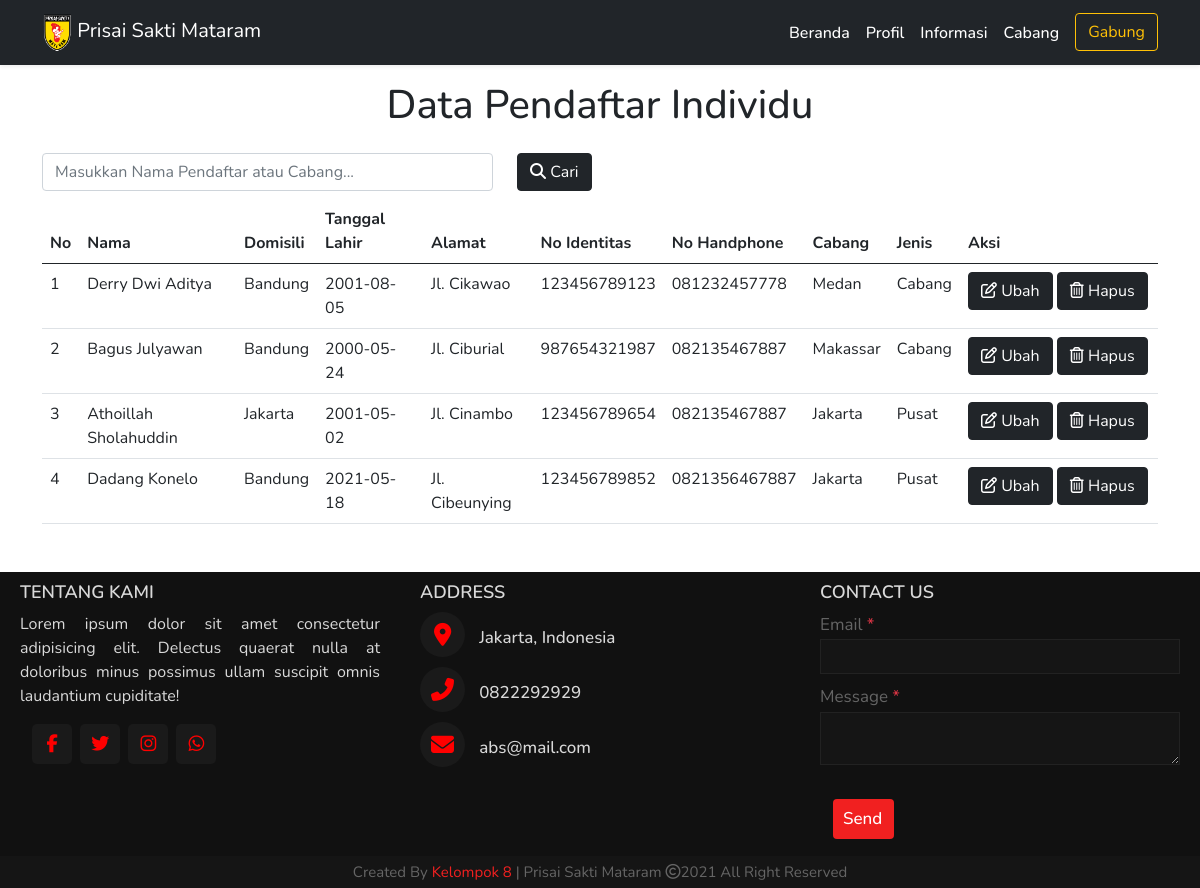
/data_pendaftar_individu.php (signed in), run on an earlier commit of the app's database.
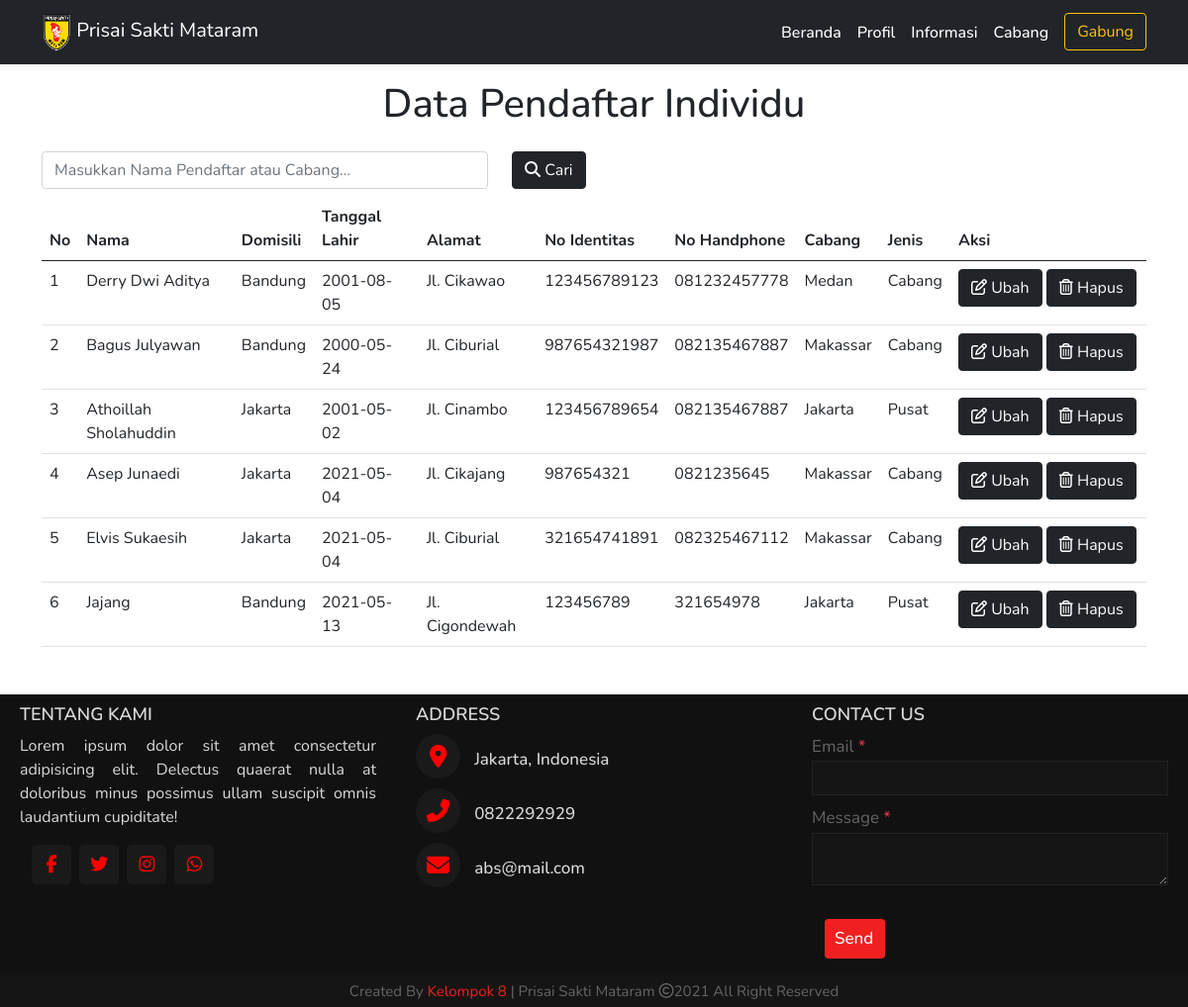
And on a later commit of the database.
### tables this page shows
CREATE TABLE `daftar_individu` (
  `id` int(9) NOT NULL,
  `nama` varchar(50) NOT NULL,
  `domisili` varchar(100) NOT NULL,
  `tanggal_lahir` date NOT NULL,
  `alamat` varchar(100) NOT NULL,
  `no_ktp` varchar(25) NOT NULL,
  `no_telp` varchar(50) NOT NULL,
  `cabang` varchar(50) NOT NULL
);

### functions.php (called while the page is built, shortened)
<?php
  $namaServer = "localhost";
  $user = "root";
  $password = "";
  $database = "psm";
  $koneksi = mysqli_connect($namaServer, $user, $password, $database) or die ("Koneksi Gagal");
  function query($query) {
    global $koneksi;
    $result = mysqli_query($koneksi, $query);
    $rows = [];
    while($row = mysqli_fetch_assoc($result)) {
      $rows[] = $row;
    }
    return $rows;
  }
?>

### data_pendaftar_individu.php (the view, shortened to what this page needs)
<?php
$pendaftar_individu = query("SELECT *, jenis_cabang(cabang) as 'jenis_cabang' FROM daftar_individu");
?>
<!DOCTYPE html>
<html lang="en">
<head>
  <link href="https://cdn.jsdelivr.net/npm/bootstrap@5.0.0-beta2/dist/css/bootstrap.min.css" rel="stylesheet" />
  <link rel="stylesheet" href="style.css" />
  <link href="https://repo.rachmat.id/jquery-ui-1.12.1/jquery-ui.css" rel="stylesheet">
</head>
<body>
  <nav class="navbar navbar-expand-lg navbar-dark bg-dark shadow-sm sticky-top">
    <div class="container">
      <a class="navbar-brand" href="index.php">
        <img src="img/Logo_PSM.png" alt="" width="30" height="39" />
        Prisai Sakti Mataram
      </a>
      <div class="collapse navbar-collapse" id="navbarNav">
        <ul class="navbar-nav ms-auto">
          <li class="nav-item">
            <a class="nav-link active" aria-current="page" href="index.php">Beranda</a>
          </li>
          <li class="nav-item">
            <a class="nav-link active" aria-current="page" href="profil.php">Profil</a>
          </li>
          <li class="nav-item">
            <a class="nav-link active" aria-current="page" href="informasi.php">Informasi</a>
          </li>
          <li class="nav-item">
            <a class="nav-link active" aria-current="page" href="cabang_locator.php">Cabang</a>
          </li>
          <li class="nav-item ps-2">
            <a href="index.php#gabung"><button class="btn btn-outline-warning" type="submit">Gabung</button></a>
          </li>
        </ul>
      </div>
    </div>
  </nav>
  <h1 class="text-center my-3">Data Pendaftar Individu</h1>
  <section class="container">
    <form action="" method="POST">
      <div class="row justify-content-start">
        <div class="col-5 my-2">
          <input class="form-control" type="search" placeholder="Masukkan Nama Pendaftar atau Cabang..." aria-label="Cari" name="keyword" autocomplete="off">
        </div>
        <div class="col-3 my-2">
          <button class="btn btn-dark" type="submit" name="cari"><i class="fas fa-search"></i> Cari</button>
        </div>
      </div>
    </form>
    <?php if (!empty($pendaftar_individu)) : ?>
      <table class="table table-hover mb-5">
        <thead>
          <tr>
            <th scope="col">No</th>
            <th scope="col">Nama</th>
            <th scope="col">Domisili</th>
            <th scope="col">Tanggal Lahir</th>
            <th scope="col">Alamat</th>
            <th scope="col">No Identitas</th>
            <th scope="col">No Handphone</th>
            <th scope="col">Cabang</th>
            <th scope="col">Jenis</th>
            <th scope="col" style="width: 198px;">Aksi</th>
          </tr>
        </thead>
        <tbody>
          <?php $nomor = 1 ?>
          <?php foreach ($pendaftar_individu as $indvidu) : ?>
            <tr>
              <td><?= $nomor ?></td>
              <td><?= $indvidu['nama'] ?></td>
              <td><?= $indvidu['domisili'] ?></td>
              <td><?= $indvidu['tanggal_lahir'] ?></td>
              <td><?= $indvidu['alamat'] ?></td>
              <td><?= $indvidu['no_ktp'] ?></td>
              <td><?= $indvidu['no_telp'] ?></td>
              <td><?= $indvidu['cabang'] ?></td>
              <td><?= $indvidu['jenis_cabang'] ?></td>
              <td>
                <a href="ubah_data_pendaftar_individu.php?id=<?= $indvidu['id']; ?>"><button class="btn btn-dark" type="button"><i class="far fa-edit"></i> Ubah</button></a>
                <button class="btn btn-dark" type="button" data-bs-toggle="modal" data-bs-target="#exampleModal<?= $indvidu['id']; ?>"><i class="far fa-trash-alt"></i> Hapus</button>
              </td>
            </tr>
            <?php $nomor++ ?>
          <?php endforeach; ?>
        </tbody>
      </table>
    <?php else : ?>
      <div class="container mt-5 pt-5">
        <h4 class="text-center mt-5 pt-5">Data Tidak Ditemukan!</h4>
      </div>
    <?php endif; ?>
  </section>
  <footer>
    <div class="main-content">
      <div class="left box">
        <h2>Tentang Kami</h2>
        <div class="content">
          <p>Lorem ipsum dolor sit amet consectetur adipisicing elit. Delectus quaerat nulla at doloribus
            minus possimus
            ullam suscipit omnis laudantium cupiditate!</p>
          <div class="social">
            <a href="#"><span style="color: red;" class="fab fa-facebook-f"></span></a>
            <a href="#"><span style="color: red;" class="fab fa-twitter"></span></a>
            <a href="#"><span style="color: red;" class="fab fa-instagram"></span></a>
            <a href="#"><span style="color: red;" class="fab fa-whatsapp"></span></a>
          </div>
        </div>
      </div>
      <div class="center box">
        <h2>Address</h2>
        <div class="content">
          <div class="place">
            <span style="color: red;" class="fas fa-map-marker-alt"></span>
            <span class="text">Jakarta, Indonesia</span>
          </div>
          <div class="phone">
            <span style="color: red;" class="fas fa-phone-alt"></span>
            <span class="text">0822292929</span>
          </div>
          <div class="place">
            <span style="color: red;" class="fas fa-envelope"></span>
            <span class="text">abs@mail.com</span>
          </div>
        </div>
      </div>
      <div class="right box">
        <h2>Contact us </h2>
        <div class="content">
          <form action="#">
            <div class="email">
              <div class="text">Email <span class="text-danger">*</span></div>
              <input class="text-white" type="email" required>
            </div>
            <div class="msg">
              <div class="text">Message <span class="text-danger">*</span></div>
              <textarea class="text-white" rows="2" cols="25" required></textarea>
            </div>
            <div class="btn">
              <button class="btn btn-danger text-center" type="submit">Send</button>
            </div>
          </form>
        </div>
      </div>
    </div>
    <div class="bottom">
      <center>
        <span class="credit">Created By <a href="#">Kelompok 8</a> | Prisai Sakti Mataram</span>
        <span class="far fa-copyright"></span><span>2021 All Right Reserved</span>
      </center>
    </div>
  </footer>
</body>
</html>

### style.css (style rules this page uses)
* { box-sizing: border-box; margin: 0; padding: 0; }
body, html { font-family: 'Nunito', sans-serif; }
.navbar-brand { color: rgba(255, 255, 255, 0.7); }
.collapse a { text-decoration: none; color: rgba(255, 255, 255, 0.7); font-weight: 500; }
footer { position: relative; bottom: 0px; width: 100%; background: #111; color: #d9d9d9; }
.main-content { display: flex; }
.main-content .box { flex-basis: 50%; padding: 10px 20px; }
.box h2 { font-size: 1.125rem; font-weight: 600; text-transform: uppercase; }
.box .content { margin: 20 0 0 0; }
.left .content p { text-align: justify; }
.left .content .social { margin: 20x 0 0 0; padding-left: 10px; }
.left .content .social a { padding: 0px 2px; }
.left .content .social a span { height: 40px; width: 40px; background: #1a1a1a; line-height: 40px; text-align: center; font-size: 18px; border-radius: 5px; transition: 0.3s; }
.center .content .fas { font-size: 1.437rem; background: #1a1a1a; height: 45px; width: 45px; line-height: 45px; text-align: center; border-radius: 50%; transition: 0.3s; cursor: pointer; }
.center .content .text { font-size: 1.0625rem; font-weight: 500; padding-left: 10px; }
.center .content .phone { margin: 10px 0; }
.right form .text { font-size: 1.0625rem; margin-bottom: 2px; color: #656565; }
.right form .msg { margin-top: 10px; }
.right form input, .right form textarea { width: 100%; font-size: 1.0625rem; background: #151515; padding-left: 10px; border: 1px solid #222222; }
.right form input { height: 35px; }
.right form .btn { margin-top: 10px; }
.right form button { height: 40px; width: 100%; border: none; outline: none; background: #f12020; font-size: 1.0625rem; padding-left: 10px; font-weight: 500; cursor: pointer; transition: 0.3s; }
.bottom center { padding: 5px; font-size: 0.9375rem; background: #151515; }
.bottom center span { color: #656565; }
.bottom center a { color: #f12020; text-decoration: none; }

What changed in the data, as far as the page shows it:
removed daftar_individu: nama "Dadang Konelo", domisili "Bandung", tanggal_lahir "2021-05-18", alamat "Jl. Cibeunying", no_ktp "123456789852", no_telp "0821356467887", cabang "Jakarta", jenis_cabang "Pusat"
added daftar_individu: nama "Asep Junaedi", domisili "Jakarta", tanggal_lahir "2021-05-04", alamat "Jl. Cikajang", no_ktp "987654321", no_telp "0821235645", cabang "Makassar", jenis_cabang "Cabang"
added daftar_individu: nama "Elvis Sukaesih", domisili "Jakarta", tanggal_lahir "2021-05-04", alamat "Jl. Ciburial", no_ktp "321654741891", no_telp "082325467112", cabang "Makassar", jenis_cabang "Cabang"
added daftar_individu: nama "Jajang", domisili "Bandung", tanggal_lahir "2021-05-13", alamat "Jl. Cigondewah", no_ktp "123456789", no_telp "321654978", cabang "Jakarta", jenis_cabang "Pusat"
